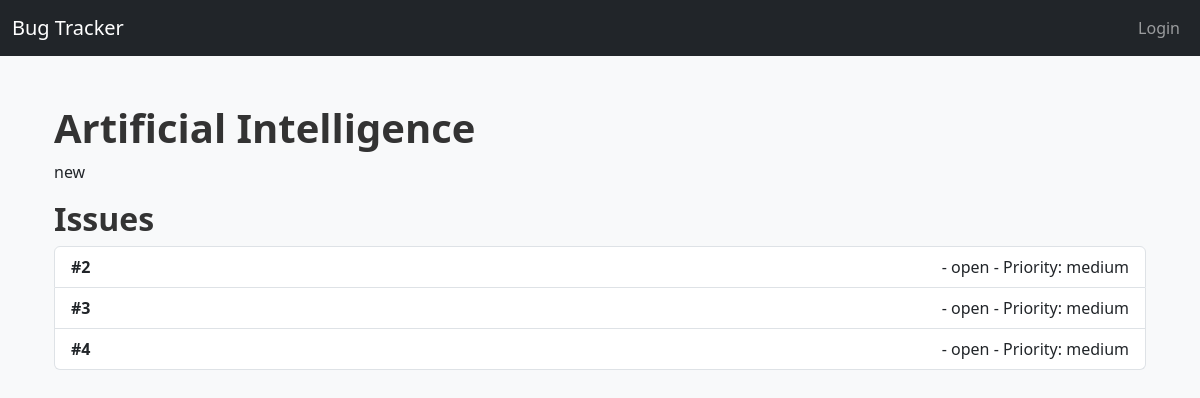
Screenshot of /tracker/projects/8/ with the database file from the repository.
### tracker/models.py (models this page shows, shortened)
class Project(models.Model):
    STATUS_CHOICES = [
        ('open', 'Open'),
        ('in_progress', 'In Progress'),
        ('completed', 'Completed'),
    ]
    name = models.CharField(max_length=200)
    description = models.TextField(blank=True)
    created_by = models.ForeignKey(User, on_delete=models.CASCADE, related_name='created_projects')
    created_at = models.DateTimeField(auto_now_add=True)
    picked_by = models.ForeignKey(User, null=True, blank=True, on_delete=models.SET_NULL, related_name='picked_projects')
    has_issues = models.BooleanField(default=False)
    team = models.ManyToManyField(User, related_name='projects', blank=True)
    status = models.CharField(max_length=20, choices=STATUS_CHOICES, default='open')
    qa_assigned = models.ForeignKey(User, null=True, blank=True, on_delete=models.SET_NULL, related_name='qa_projects')

class Issue(models.Model):
    STATUS_CHOICES = [
        ("open", "Open"),
        ("in_progress", "In Progress"),
        ("resolved", "Resolved"),
        ("closed", "Closed")
    ]
    PRIORITY_CHOICES = [
        ('low', 'Low'),
        ('medium', 'Medium'),
        ('high', 'High'),
        ('critical', 'Critical'),
    ]
    title = models.CharField(max_length=200)
    description = models.TextField()
    status = models.CharField(max_length=20, choices=STATUS_CHOICES, default='open')
    priority = models.CharField(max_length=20, choices=PRIORITY_CHOICES, default='medium')
    project = models.ForeignKey(Project, on_delete=models.CASCADE, related_name='issues')
    created_by = models.ForeignKey(User, on_delete=models.CASCADE, related_name='reported_issues')
    assigned_to = models.ForeignKey(
        User,
        on_delete=models.SET_NULL,
        null=True,
        blank=True,
        related_name='assigned_issues'
    )
    created_at = models.DateTimeField(auto_now_add=True)
    updated_at = models.DateTimeField(auto_now=True)
    reported_by = models.ForeignKey(User, on_delete=models.SET_NULL, null=True, blank=True)

### tracker/views.py (the view)
# urls.py: path('projects/<int:pk>/', views.project_detail, name='project_detail'),
def project_detail(request, pk):
    project = get_object_or_404(Project, pk=pk)
    issues = Issue.objects.filter(project=project)
    can_edit = request.user == project.created_by or request.user.groups.filter(name="Manager").exists()
    return render(request, 'tracker/project_detail.html', {
        'project': project,
        'issues': issues,
        'can_edit': can_edit,
    })

### tracker/templatetags/group_filters.py (called while the page is built)
@register.filter(name='has_group')
def has_group(user, group_name):
    return user.groups.filter(name=group_name).exists()

### tracker/templates/tracker/project_detail.html (shortened to what this page needs)
{% extends "tracker/base.html" %}
{% load group_filters %}
{% load static %}
{% block content %}
<div class="container mt-5">
    <h1>{{ project.name }}</h1>
    <p>{{ project.description }}</p>
    <h2>Issues</h2>
    <ul class="list-group">
        {% for issue in issues %}
        <li class="list-group-item d-flex justify-content-between align-items-center">
            <strong>{{ issue.title }}</strong> - {{ issue.status }} - Priority: {{ issue.priority }}
        </li>
        {% empty %}
        <li class="list-group-item">No issues reported yet.</li>
        {% endfor %}
    </ul>
</div>
{% endblock %}

### tracker/static/tracker/styles.css (style rules this page uses)
body { background-color: #f8f9fa; }
h1, h2 { color: #333; font-weight: 600; }

### rows the page displays
Project: name "Artificial Intelligence", description "new"
Issue: title "#2", status "open", priority "medium"
Issue: title "#3", status "open", priority "medium"
Issue: title "#4", status "open", priority "medium"
